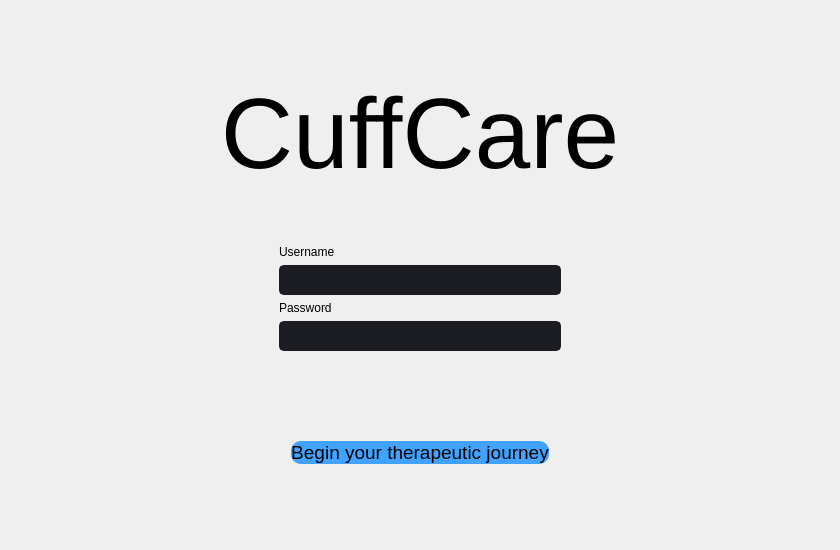
                  <widget class="QWidget" name="home">
                   <layout class="QVBoxLayout" name="verticalLayout_10">
                    <item>
                     <widget class="QLabel" name="label_2">
                      <property name="sizePolicy">
                       <sizepolicy hsizetype="Preferred" vsizetype="Fixed">
                        <horstretch>0</horstretch>
                        <verstretch>0</verstretch>
                       </sizepolicy>
                      </property>
                      <property name="minimumSize">
                       <size>
                        <width>0</width>
                        <height>60</height>
                       </size>
                      </property>
                      <property name="text">
                       <string/>
                      </property>
                     </widget>
                    </item>
                    <item>
                     <widget class="QLabel" name="label_6">
                      <property name="font">
                       <font>
                        <family>Segoe UI</family>
                        <pointsize>-1</pointsize>
                        <weight>12</weight>
                        <bold>false</bold>
                       </font>
                      </property>
                      <property name="styleSheet">
                       <string notr="true">margin-bottom: 40px;
font-weight: 100;
font-size: 100px;</string>
                      </property>
                      <property name="text">
                       <string>CuffCare</string>
                      </property>
                      <property name="alignment">
                       <set>Qt::AlignCenter</set>
                      </property>
                     </widget>
                    </item>
                    <item alignment="Qt::AlignHCenter">
                     <widget class="QWidget" name="verticalWidget" native="true">
                      <property name="sizePolicy">
                       <sizepolicy hsizetype="Preferred" vsizetype="Expanding">
                        <horstretch>0</horstretch>
                        <verstretch>0</verstretch>
                       </sizepolicy>
                      </property>
                      <property name="minimumSize">
                       <size>
                        <width>300</width>
                        <height>120</height>
                       </size>
                      </property>
                      <property name="layoutDirection">
                       <enum>Qt::LeftToRight</enum>
                      </property>
                      <layout class="QVBoxLayout" name="verticalLayout_8">
                       <item>
                        <widget class="QLabel" name="label_13">
                         <property name="text">
                          <string>Username</string>
                         </property>
                        </widget>
                       </item>
                       <item>
                        <widget class="QLineEdit" name="lineEdit_2">
                         <property name="sizePolicy">
                          <sizepolicy hsizetype="Preferred" vsizetype="Fixed">
                           <horstretch>0</horstretch>
                           <verstretch>0</verstretch>
                          </sizepolicy>
                         </property>
                         <property name="minimumSize">
                          <size>
                           <width>90</width>
                           <height>30</height>
                          </size>
                         </property>
                         <property name="layoutDirection">
                          <enum>Qt::LeftToRight</enum>
                         </property>
                         <property name="styleSheet">
                          <string notr="true">QLineEdit {
	background-color: rgb(27, 29, 35);
	border-radius: 5px;
	border: 2px solid rgb(27, 29, 35);
	padding-left: 10px;
	color: rgb(98, 103, 111);
}
QLineEdit:hover {
	border: 2px solid rgb(64, 71, 88);
}
</string>
                         </property>
                         <property name="alignment">
                          <set>Qt::AlignLeading|Qt::AlignLeft|Qt::AlignVCenter</set>
                         </property>
                        </widget>
                       </item>
                       <item>
                        <widget class="QLabel" name="label_14">
                         <property name="text">
                          <string>Password</string>
                         </property>
                        </widget>
                       </item>
                       <item>
                        <widget class="QLineEdit" name="lineEdit_3">
                         <property name="minimumSize">
                          <size>
                           <width>0</width>
                           <height>30</height>
                          </size>
                         </property>
                         <property name="styleSheet">
                          <string notr="true">QLineEdit {
	background-color: rgb(27, 29, 35);
	border-radius: 5px;
	border: 2px solid rgb(27, 29, 35);
	padding-left: 10px;
	color: rgb(98, 103, 111);
}
QLineEdit:hover {
	border: 2px solid rgb(64, 71, 88);
}
</string>
                         </property>
                         <property name="echoMode">
                          <enum>QLineEdit::Password</enum>
                         </property>
                        </widget>
                       </item>
                      </layout>
                     </widget>
                    </item>
                    <item>
                     <widget class="QLabel" name="label">
                      <property name="font">
                       <font>
                        <family>Segoe UI</family>
                        <pointsize>14</pointsize>
                       </font>
                      </property>
                      <property name="styleSheet">
                       <string notr="true">background-color: rgb(65, 163, 255);
margin: 75px;
margin-left: 280px;
margin-right: 280px;
border-radius: 10px;
</string>
                      </property>
                      <property name="text">
                       <string>Begin your therapeutic journey</string>
                      </property>
                      <property name="alignment">
                       <set>Qt::AlignCenter</set>
                      </property>
                     </widget>
                    </item>
                   </layout>
                  </widget>
